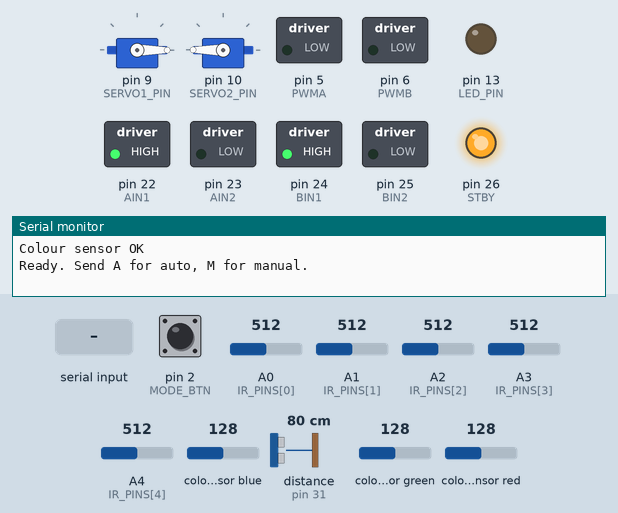
This sketch was run on a simulated Arduino Mega 2560, built with avr-gcc and run on an emulated ATmega2560. Shown: 2 × servo, switched loads named in the sketch (green lamp = pin HIGH), output pins drawn as LEDs (lit = HIGH), the last lines printed to the serial monitor. Dashed ring = blinking. The test bench sets the inputs (shaded band); at power-on: pin 2 (MODE_BTN) HIGH, colour sensor blue 128, A0 (IR_PINS[0]) = 512, A1 (IR_PINS[1]) = 512, A2 (IR_PINS[2]) = 512, A3 (IR_PINS[3]) = 512, A4 (IR_PINS[4]) = 512, distance to the obstacle (sensor on pin 31) 80 cm, colour sensor green 128, colour sensor red 128. The echo pulse lasts 58.3 µs per cm; pins used as bus, display or sensor lines are not drawn.

Above: at 1.2 s.
1.3 s: pin 2 (MODE_BTN) pulled LOW for 0.15 s
At 2.1 s:
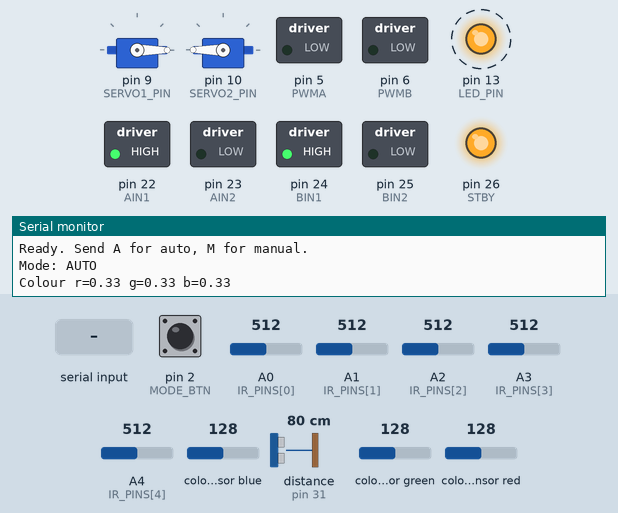
4.4 s: colour sensor blue set to 84
7.4 s: colour sensor blue set to 76
At 9.39 s:
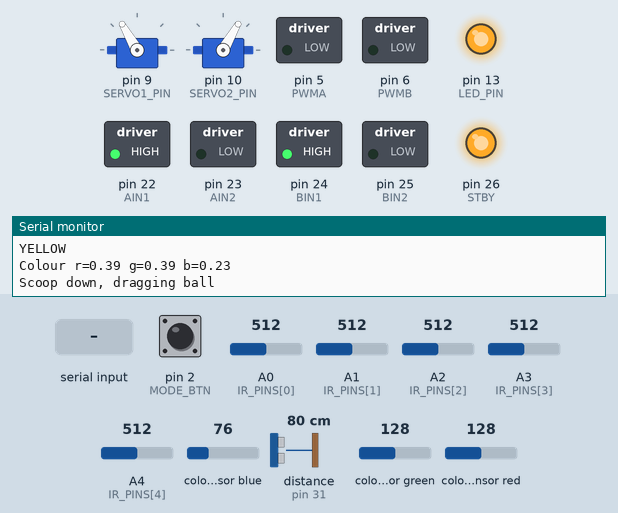
10.4 s: "M\n" received over the second serial link
At 11.9 s:
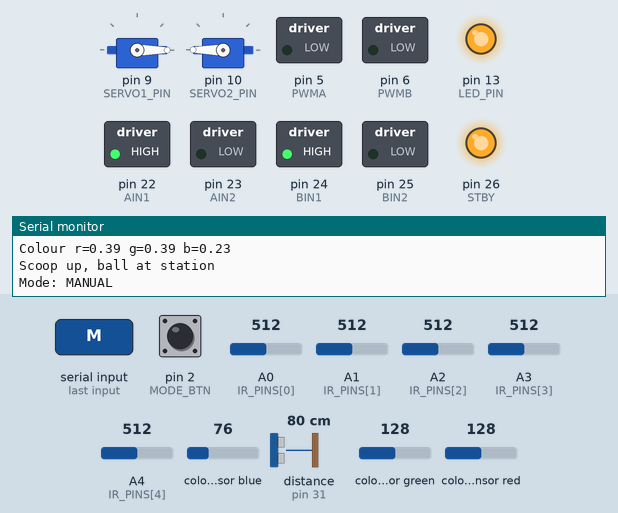
12.2 s: "F\n" received over the second serial link
At 12.9 s:
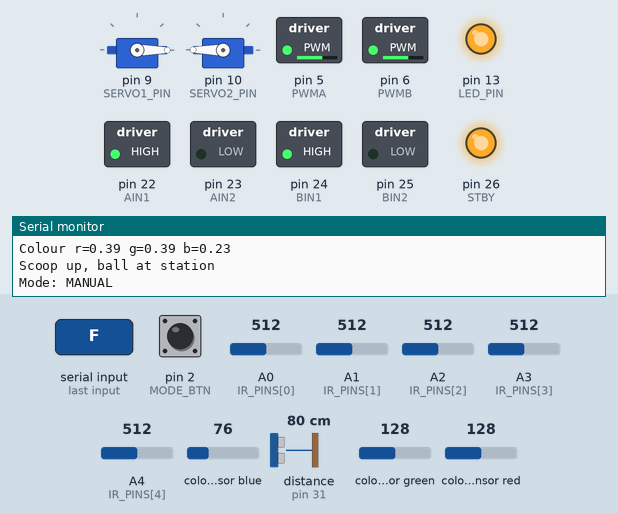
13.7 s: "L\n" received over the second serial link
At 14.1 s:
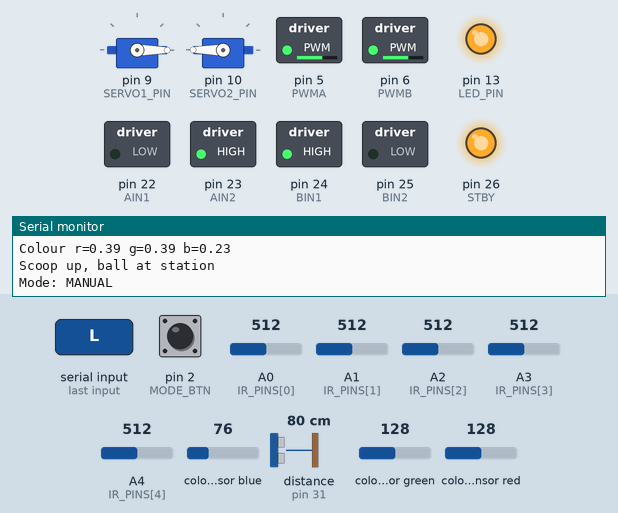
Timing chart, 0 to 16.2 s (numbered marks = the images above; inputs shaded):
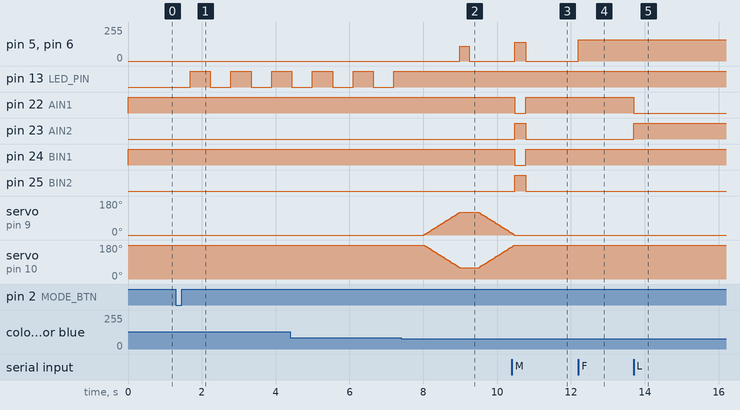

The sketch:

robot_mega.ino
```cpp
/*
  Line-Following Ball Transport Robot  -  Arduino Mega 2560
  -----------------------------------------------------------
  AUTO mode:   read target colour -> follow line to the ball -> scoop DOWN over the
               matching ball -> drag it along the line to the station -> scoop UP
  MANUAL mode: phone app over HC-05 Bluetooth (Serial1, 9600 baud)
               F/B/L/R = drive, S = stop, 1 = scoop down, 0 = scoop up,
               A = auto mode, M = manual mode, ? = status

  Assumptions (change to match your track):
  - The ball spot and the station are marked by a cross line (all 5 IR sensors see black).
  - The colour sensor faces down/forward and can see the colour card, the ball and the
    station pad when the robot stops on a marker.
  - At start the robot sits on (or in front of) the target colour card.

  Libraries: Servo (built in), Wire (built in),
             Adafruit TCS34725 (Library Manager: "Adafruit TCS34725")
  Board:     Tools > Board > Arduino Mega or Mega 2560
*/

#include <Wire.h>
#include <Servo.h>
#include <Adafruit_TCS34725.h>

// ===================== PINS =====================
// TB6612FNG motor driver
const int PWMA = 5,  AIN1 = 22, AIN2 = 23;   // left motor
const int PWMB = 6,  BIN1 = 24, BIN2 = 25;   // right motor
const int STBY = 26;

// 5-channel IR line sensor, left to right
const int IR_PINS[5] = {A0, A1, A2, A3, A4};

// HC-SR04 ultrasonic
const int TRIG_PIN = 30;
const int ECHO_PIN = 31;

// Grabber servos
const int SERVO1_PIN = 9;
const int SERVO2_PIN = 10;

// Mode button (to GND) and status LED
const int MODE_BTN = 2;
const int LED_PIN  = 13;

// HC-05 on Serial1: Mega TX1 (18) -> divider -> HC-05 RX, Mega RX1 (19) <- HC-05 TX
// TCS34725 on I2C: SDA 20, SCL 21

// ===================== TUNING =====================
const int  IR_THRESHOLD  = 500;    // analog value between white and black
const bool LINE_IS_HIGH  = true;   // true if black gives a HIGH reading; flip if not
const int  BASE_SPEED    = 140;    // 0-255, line following speed
const int  DRAG_SPEED    = 110;    // slower while dragging, so the ball stays in the scoop
const int  MANUAL_SPEED  = 160;    // 0-255, phone control speed
const float KP = 35.0;             // line following: how hard to steer
const float KD = 20.0;             // line following: damping

const int UP_ANGLE    = 0;         // scoop raised (tune on the real robot)
const int DOWN_ANGLE  = 120;       // scoop lowered around the ball (tune on the real robot)
const int STEP_DELAY  = 8;         // ms per degree, smooth servo movement

const int OBSTACLE_CM   = 10;      // stop if something is closer than this (auto mode)
const int PASS_MARKER_MS = 250;    // drive this long to get off a cross line

// ===================== OBJECTS & STATE =====================
Adafruit_TCS34725 tcs(TCS34725_INTEGRATIONTIME_50MS, TCS34725_GAIN_4X);
Servo servo1, servo2;
int servoPos = UP_ANGLE;

enum Mode { MANUAL, AUTO };
Mode mode = MANUAL;                // start safe; press button or send 'A' to start

enum AutoState { READ_TARGET, TO_BALL, TO_STATION, DONE };
AutoState state = READ_TARGET;

enum Colour { NONE, RED, GREEN, BLUE, YELLOW };
Colour target = NONE;

float lastError = 0;
bool colourOk = false;

// ===================== HELPERS: COLOUR =====================
const char* colourName(Colour c) {
  switch (c) {
    case RED: return "RED";
    case GREEN: return "GREEN";
    case BLUE: return "BLUE";
    case YELLOW: return "YELLOW";
    default: return "NONE";
  }
}

// Rough colour guess from the sensor. Print the r/g/b values for your
// balls and pads, then adjust these numbers.
Colour readColour() {
  if (!colourOk) return NONE;
  uint16_t r, g, b, c;
  tcs.getRawData(&r, &g, &b, &c);
  if (c < 100) return NONE;                 // too dark or nothing there

  float rf = (float)r / c, gf = (float)g / c, bf = (float)b / c;
  Serial.print("Colour r="); Serial.print(rf, 2);
  Serial.print(" g="); Serial.print(gf, 2);
  Serial.print(" b="); Serial.println(bf, 2);

  if (rf > 0.45 && gf < 0.35)                 return RED;
  if (rf > 0.38 && gf > 0.35 && bf < 0.25)    return YELLOW;
  if (gf > rf && gf > bf)                     return GREEN;
  if (bf > rf && bf > gf)                     return BLUE;
  return NONE;
}

// ===================== HELPERS: MOTORS =====================
void setMotor(int pwm, int in1, int in2, int speed) {
  speed = constrain(speed, -255, 255);
  if (speed >= 0) { digitalWrite(in1, HIGH); digitalWrite(in2, LOW); }
  else            { digitalWrite(in1, LOW);  digitalWrite(in2, HIGH); speed = -speed; }
  analogWrite(pwm, speed);
}

void drive(int left, int right) {
  setMotor(PWMA, AIN1, AIN2, left);
  setMotor(PWMB, BIN1, BIN2, right);
}

void stopMotors() { drive(0, 0); }

// ===================== HELPERS: SCOOP =====================
void moveScoop(int targetAngle) {
  int dir = (targetAngle > servoPos) ? 1 : -1;
  while (servoPos != targetAngle) {
    servoPos += dir;
    servo1.write(servoPos);
    servo2.write(180 - servoPos);   // mirrored: both servos turn the scoop the same way
    delay(STEP_DELAY);
  }
}

// ===================== HELPERS: SENSORS =====================
bool onBlack(int i) {
  int v = analogRead(IR_PINS[i]);
  return LINE_IS_HIGH ? (v > IR_THRESHOLD) : (v < IR_THRESHOLD);
}

long distanceCm() {
  digitalWrite(TRIG_PIN, LOW);  delayMicroseconds(2);
  digitalWrite(TRIG_PIN, HIGH); delayMicroseconds(10);
  digitalWrite(TRIG_PIN, LOW);
  long t = pulseIn(ECHO_PIN, HIGH, 20000);   // 20 ms timeout
  if (t == 0) return 999;                    // no echo: treat as clear
  return t * 0.0343 / 2;
}

// One step of line following. Returns true when a cross line (marker) is found.
bool followLineStep(int speed) {
  const int weight[5] = {-2, -1, 0, 1, 2};
  int sum = 0, count = 0;
  for (int i = 0; i < 5; i++) {
    if (onBlack(i)) { sum += weight[i]; count++; }
  }

  if (count == 5) return true;               // cross line: ball spot or station

  float error;
  if (count == 0) error = (lastError > 0) ? 3 : -3;   // lost line: turn back toward it
  else            error = (float)sum / count;

  float correction = KP * error + KD * (error - lastError);
  lastError = error;

  drive(speed + correction, speed - correction);
  return false;
}

void passMarker(int speed) {
  drive(speed, speed);
  delay(PASS_MARKER_MS);
}

// ===================== BLUETOOTH & BUTTON =====================
void report(const char* msg) {
  Serial.println(msg);
  Serial1.println(msg);
}

void setMode(Mode m) {
  mode = m;
  stopMotors();
  if (m == AUTO) { state = READ_TARGET; report("Mode: AUTO"); }
  else           { report("Mode: MANUAL"); }
}

void handleBluetooth() {
  while (Serial1.available()) {
    char c = Serial1.read();
    if (c == '\n' || c == '\r' || c == ' ') continue;

    if (c == 'A') { setMode(AUTO); continue; }
    if (c == 'M') { setMode(MANUAL); continue; }
    if (c == '?') {
      report(mode == AUTO ? "AUTO" : "MANUAL");
      report(colourName(target));
      continue;
    }

    if (mode != MANUAL) continue;            // drive commands only in manual mode

    switch (c) {
      case 'F': drive(MANUAL_SPEED, MANUAL_SPEED);   break;
      case 'B': drive(-MANUAL_SPEED, -MANUAL_SPEED); break;
      case 'L': drive(-MANUAL_SPEED, MANUAL_SPEED);  break;
      case 'R': drive(MANUAL_SPEED, -MANUAL_SPEED);  break;
      case 'S': stopMotors();                        break;
      case '1': stopMotors(); moveScoop(DOWN_ANGLE); report("Scoop down"); break;
      case '0': stopMotors(); moveScoop(UP_ANGLE);   report("Scoop up");   break;
    }
  }
}

void handleButton() {
  static bool lastPressed = false;
  bool pressed = (digitalRead(MODE_BTN) == LOW);
  if (pressed && !lastPressed) {
    delay(30);                               // debounce
    if (digitalRead(MODE_BTN) == LOW) setMode(mode == AUTO ? MANUAL : AUTO);
  }
  lastPressed = pressed;
}

// ===================== AUTONOMOUS RUN =====================
void runAuto() {
  static unsigned long lastCheck = 0;

  // Obstacle check every 100 ms
  if (millis() - lastCheck > 100) {
    lastCheck = millis();
    if (state != DONE && state != READ_TARGET && distanceCm() < OBSTACLE_CM) {
      stopMotors();
      return;
    }
  }

  switch (state) {
    case READ_TARGET:
      stopMotors();
      delay(300);
      target = readColour();
      if (target == NONE) {                  // try again until a colour is seen
        digitalWrite(LED_PIN, !digitalRead(LED_PIN));
        delay(200);
        return;
      }
      digitalWrite(LED_PIN, HIGH);
      report("Target colour:");
      report(colourName(target));
      state = TO_BALL;
      break;

    case TO_BALL:
      if (followLineStep(BASE_SPEED)) {      // at a ball marker
        stopMotors();
        delay(200);
        if (readColour() == target) {        // matching ball here
          moveScoop(DOWN_ANGLE);             // lower the scoop around the ball
          report("Scoop down, dragging ball");
          state = TO_STATION;
          passMarker(DRAG_SPEED);            // move on slowly with the ball
        } else {
          passMarker(BASE_SPEED);            // wrong colour, keep looking
        }
      }
      break;

    case TO_STATION:
      if (followLineStep(DRAG_SPEED)) {      // at a station marker
        stopMotors();
        delay(200);
        if (readColour() == target) {        // matching station
          moveScoop(UP_ANGLE);               // lift the scoop, ball stays at the station
          report("Scoop up, ball at station");
          drive(-BASE_SPEED, -BASE_SPEED);   // back away so the scoop clears the ball
          delay(300);
          stopMotors();
          state = DONE;
          return;
        }
        passMarker(DRAG_SPEED);
      }
      break;

    case DONE:
      stopMotors();
      digitalWrite(LED_PIN, (millis() / 500) % 2);   // slow blink = finished
      break;
  }
}

// ===================== SETUP & LOOP =====================
void setup() {
  Serial.begin(115200);     // USB, for debugging
  Serial1.begin(9600);      // HC-05

  pinMode(PWMA, OUTPUT); pinMode(AIN1, OUTPUT); pinMode(AIN2, OUTPUT);
  pinMode(PWMB, OUTPUT); pinMode(BIN1, OUTPUT); pinMode(BIN2, OUTPUT);
  pinMode(STBY, OUTPUT); digitalWrite(STBY, HIGH);
  stopMotors();

  pinMode(TRIG_PIN, OUTPUT);
  pinMode(ECHO_PIN, INPUT);
  pinMode(MODE_BTN, INPUT_PULLUP);
  pinMode(LED_PIN, OUTPUT);

  // Write the up angle before attaching, so the scoop doesn't jerk at power-on
  servo1.write(UP_ANGLE);
  servo2.write(180 - UP_ANGLE);
  servo1.attach(SERVO1_PIN);
  servo2.attach(SERVO2_PIN);

  colourOk = tcs.begin();
  report(colourOk ? "Colour sensor OK" : "Colour sensor NOT found");
  report("Ready. Send A for auto, M for manual.");
}

void loop() {
  handleButton();
  handleBluetooth();
  if (mode == AUTO) runAuto();
}
```

Measured:
- the behaviour switches between 81 and 80 on colour sensor blue (found by bisection; images 1 and 2)
- after the input at 1.3 s, pin 13 (LED_PIN): alternates HIGH for 0.55 s and LOW for 0.55 s, starting after 0.38 s
- after the input at 7.4 s, pin 5 (PWMA), pin 6 (PWMB): 0/255 → 110/255 after 1.6 s, → 0/255 0.26 s later; pin 13 (LED_PIN): stops changing and stays HIGH; servo on pin 9 (SERVO1_PIN): rises from 0° to 120° in 0.97 s, then falls to 9° in 1.4 s
- after the input at 10.4 s, pin 13 (LED_PIN): stays HIGH (without the input it goes to LOW after 0.60 s)
- after the input at 12.2 s, pin 5 (PWMA), pin 6 (PWMB): 0/255 → 160/255 at once
- after the input at 13.7 s, pin 22 (AIN1): HIGH → LOW at once; pin 23 (AIN2): LOW → HIGH at once
